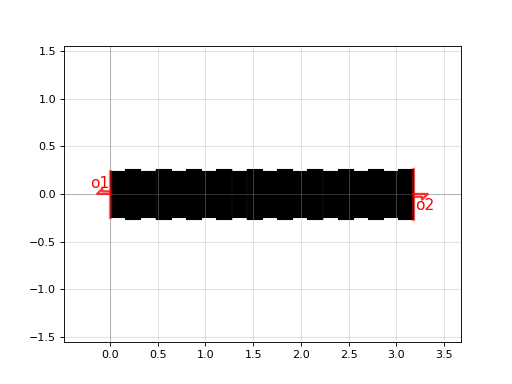

Reproduce this figure in Python.
import gdsfactory as gf

c = gf.components.dbr(w1=0.475, w2=0.525, l1=0.159, l2=0.159, n=10, cross_section='strip')
c.plot()
